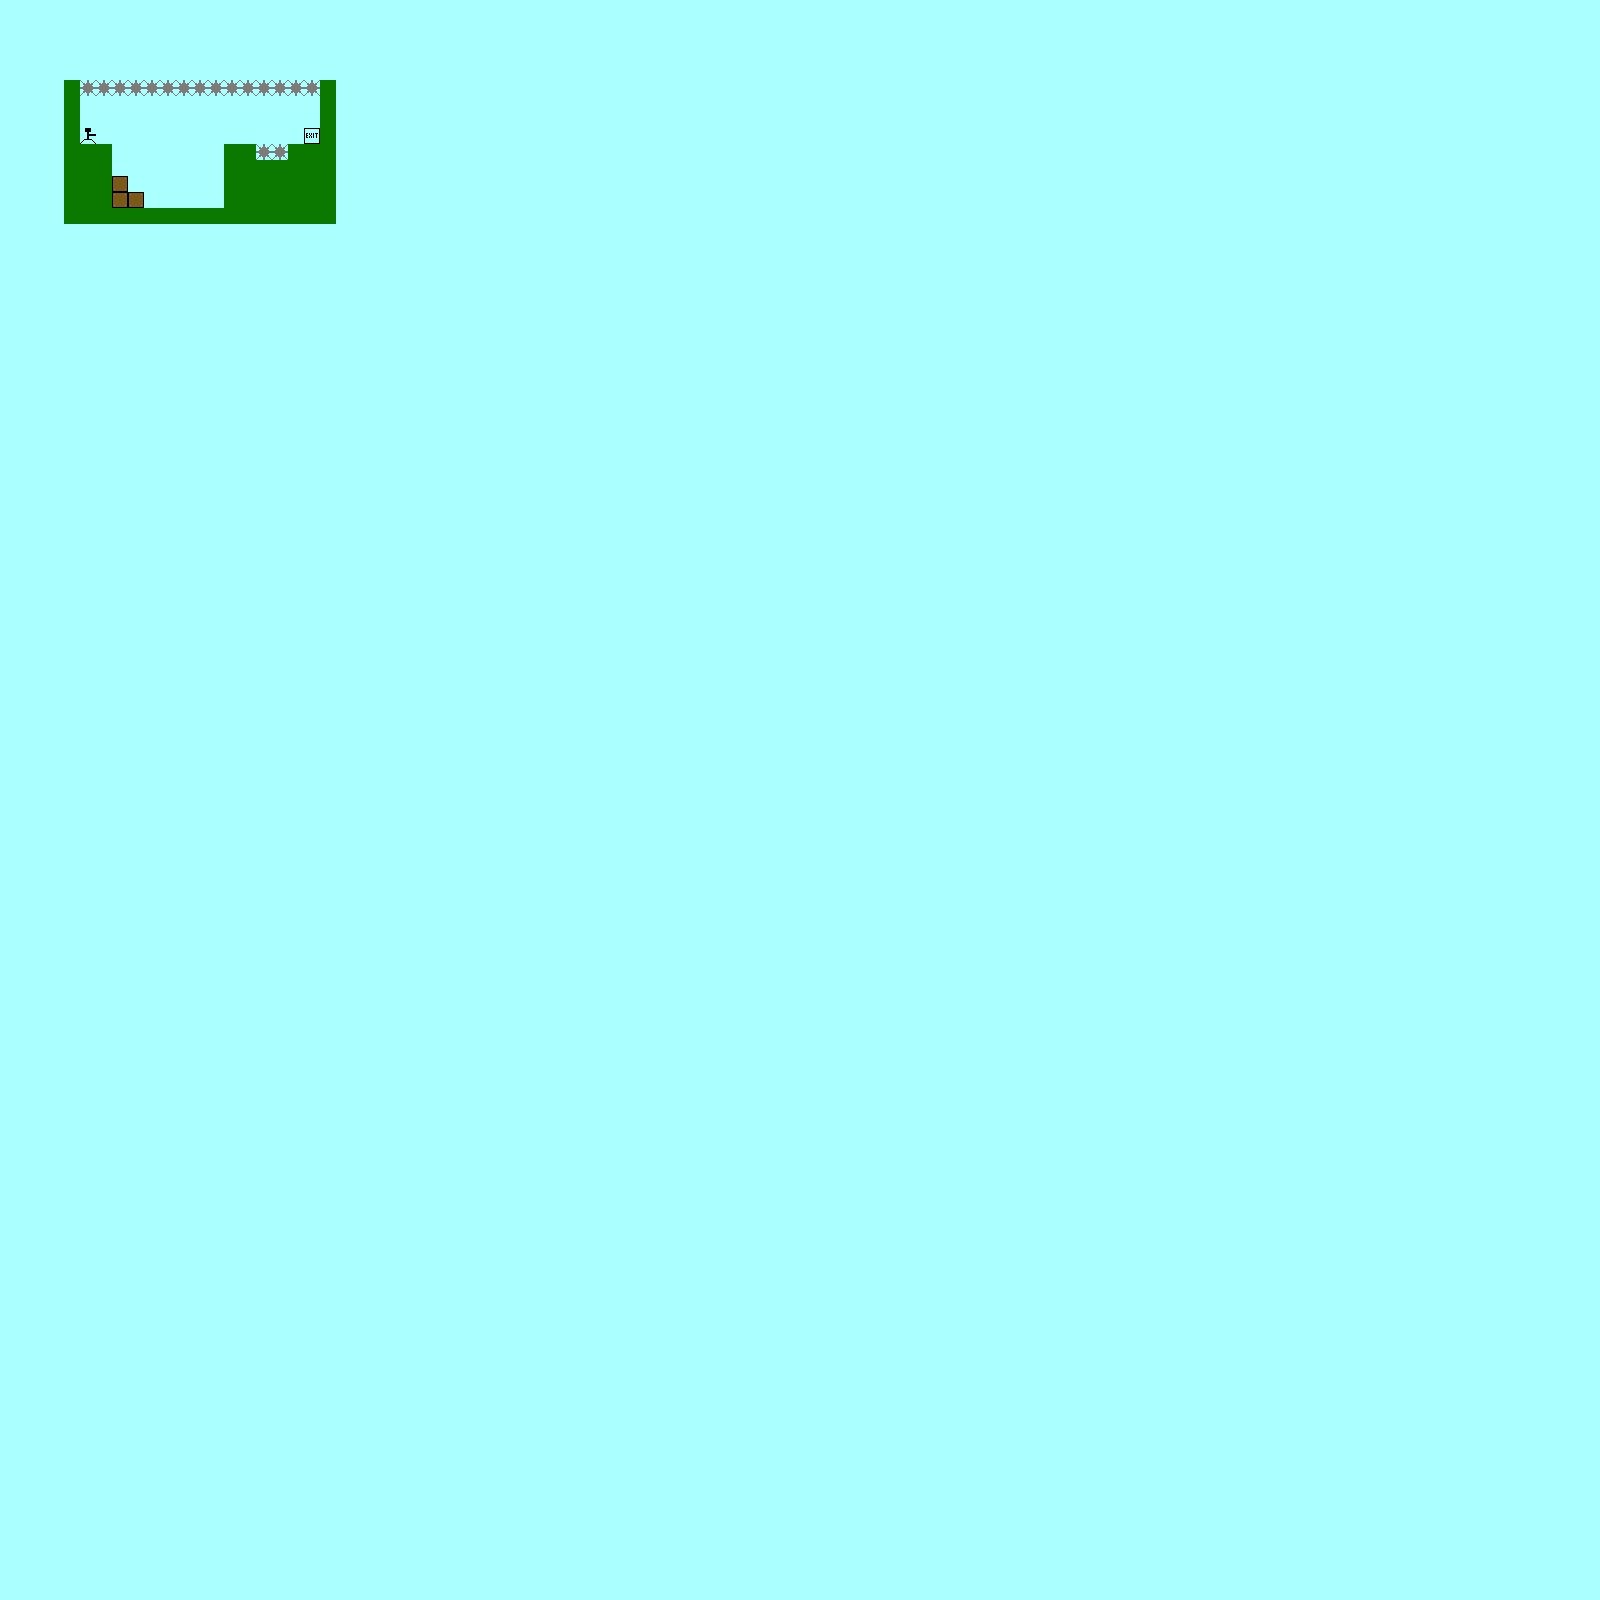

Rendered tile map (Tiled .tmx) drawn with the repository's tilesets; below, a short description and the map source with its tile grids summarised:
An orthogonal 100x100 tile map with 16x16 px tiles, 1 tile layer (Tile Layer 1).

<map version="1.2" tiledversion="1.2.4" orientation="orthogonal" renderorder="right-down" width="100" height="100" tilewidth="16" tileheight="16" infinite="0" backgroundcolor="#aaffff" nextlayerid="2" nextobjectid="1">
 <tileset firstgid="1" source="tiles.tsx" />
 <layer id="1" name="Tile Layer 1" width="100" height="100">
  <data>[10000 cells, 10000 non-empty, 6 distinct tile ids]</data>
 </layer>
</map>
